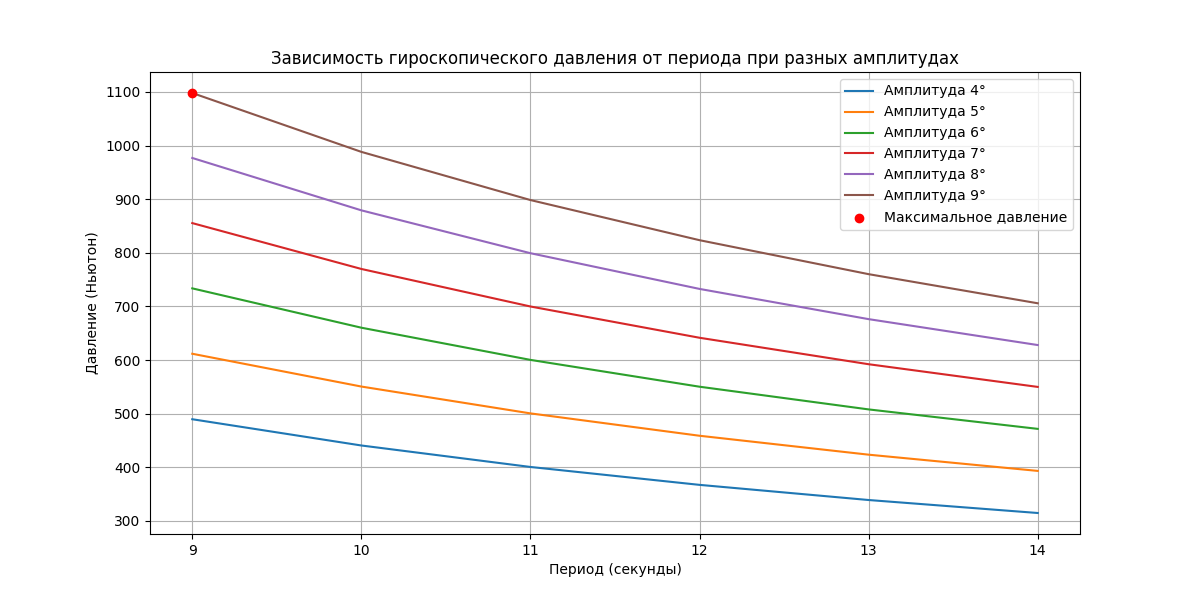

Source code (Python):
import math
import matplotlib.pyplot as plt

# Код для построения графика
def calculate_gyroscopic_pressure_with_details(data):
    all_pressures = []  # Для хранения всех давлений (для графика)
    max_pressure_result = None  # Для хранения результата с максимальным давлением
    distance_between_bearings = 5  # Расстояние между подшипниками, метры
    rotor_speed_rpm = 3000  # Скорость вращения ротора, об/мин
    rotor_speed_rad_s = 2 * math.pi * rotor_speed_rpm / 60  # Преобразование скорости в радианы/секунду

    for row in data:
        M, R, a_min, a_max, T_min, T_max = row
        moment_of_inertia = 0.5 * M * R**2  # Момент инерции

        for a in range(a_min, a_max + 1):  # Амплитуды (градусы)
            for T in range(T_min, T_max + 1):  # Периоды (секунды)
                a_rad = math.radians(a)  # Преобразуем амплитуду в радианы
                omega_pitch = 2 * math.pi / T * math.sin(a_rad)  # Угловая скорость килевой качки
                gyroscopic_moment = moment_of_inertia * rotor_speed_rad_s * omega_pitch  # Гироскопический момент
                max_pressure = gyroscopic_moment / distance_between_bearings  # Давление на подшипники

                # Сохраняем результаты для графика
                all_pressures.append({
                    "Amplitude (deg)": a, "Period (s)": T, "Pressure (N)": max_pressure
                })

                # Определяем максимальное давление
                if max_pressure_result is None or max_pressure > max_pressure_result['Max Pressure (N)']:
                    max_pressure_result = {
                        "Mass (kg)": M, "Radius (m)": R,
                        "Amplitude (deg)": a, "Period (s)": T,
                        "Max Pressure (N)": max_pressure
                    }

    return all_pressures, max_pressure_result

# Входные данные: масса, радиус, диапазон амплитуд, диапазон периодов
input_data = [(2000, 0.4, 4, 9, 9, 14)]

# Вычисляем давления и максимум
all_pressures, max_pressure_result = calculate_gyroscopic_pressure_with_details(input_data)

# Построение графиков
plt.figure(figsize=(12, 6))

# График 1: Полная зависимость давления от периода и амплитуды
for amplitude in range(4, 10):  # Для каждой амплитуды (градусы)
    periods = [point["Period (s)"] for point in all_pressures if point["Amplitude (deg)"] == amplitude]
    pressures = [point["Pressure (N)"] for point in all_pressures if point["Amplitude (deg)"] == amplitude]
    plt.plot(periods, pressures, label=f"Амплитуда {amplitude}°")

# Выделение точки максимального давления
plt.scatter(
    max_pressure_result["Period (s)"],
    max_pressure_result["Max Pressure (N)"],
    color="red", label="Максимальное давление", zorder=5
)

# Настройки графика
plt.title("Зависимость гироскопического давления от периода при разных амплитудах")
plt.xlabel("Период (секунды)")
plt.ylabel("Давление (Ньютон)")
plt.legend()
plt.grid()

# Отображение графика
plt.show()

# Печатаем максимум
max_pressure_result
